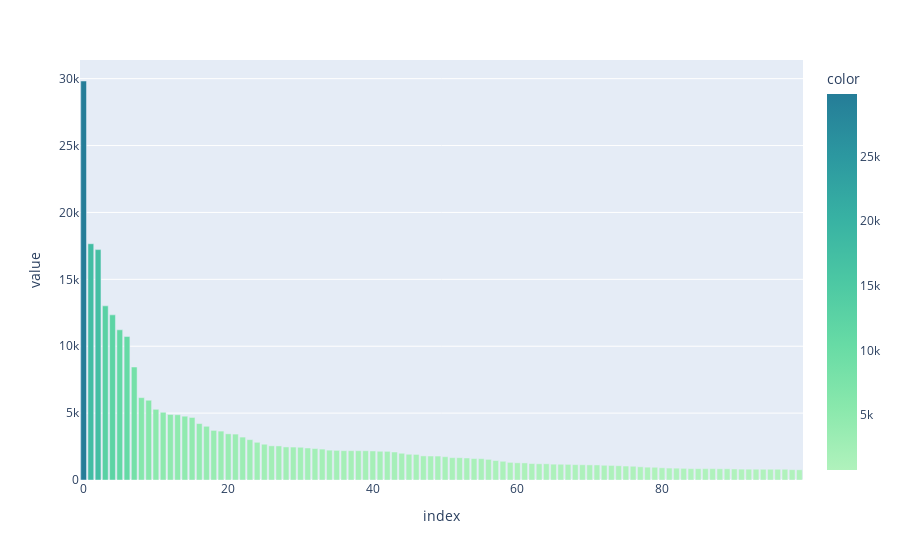

The cell this chart's notebook holds for it:
### Code cell
# Pick the first 100 to show in the long tail chart
import plotly.express as px
fig = px.bar(term_frequencies_sorted[0:100],
             color=term_frequencies_sorted[0:100], color_continuous_scale='tealgrn')
fig.show()

### Figure 1 — Plotly figure (JSON) as saved in the notebook; plotly's stock layout.template omitted (floating-point values rounded to 4 significant figures)
{"data": [{"alignmentgroup": "True", "hovertemplate": "index=%{x}<br>value=%{y}<br>color=%{marker.color}<extra></extra>", "legendgroup": "", "marker": {"color": [29825, 17660, 17222, 13017, 12343, 11226, 10723, 8447, 6157, 5962, 5285, 5063, 4898, 4877, 4769, 4675, 4218, 4015, 3709, 3655, 3453, 3432, 3208, 3020, 2818, 2674, 2556, 2548, 2472, 2464, 2448, 2393, 2353, 2312, 2232, 2216, 2193, 2192, 2191, 2186, 2172, 2148, 2143, 2093, 2000, 1925, 1912, 1802, 1793, 1791, 1742, 1671, 1669, 1645, 1604, 1599, 1543, 1453, 1400, 1318, 1286, 1278, 1230, 1215, 1213, 1184, 1177, 1170, 1151, 1142, 1130, 1127, 1100, 1090, 1068, 1045, 1028, 989, 959, 952, 914, 892, 885, 870, 852, 851, 850, 850, 841, 840, 825, 814, 811, 808, 806, 805, 805, 803, 772, 766], "coloraxis": "coloraxis", "pattern": {"shape": ""}}, "name": "", "offsetgroup": "", "orientation": "v", "showlegend": false, "textposition": "auto", "type": "bar", "x": [0, 1, 2, 3, 4, 5, 6, 7, 8, 9, 10, 11, 12, 13, 14, 15, 16, 17, 18, 19, 20, 21, 22, 23, 24, 25, 26, 27, 28, 29, 30, 31, 32, 33, 34, 35, 36, 37, 38, 39, 40, 41, 42, 43, 44, 45, 46, 47, 48, 49, 50, 51, 52, 53, 54, 55, 56, 57, 58, 59, 60, 61, 62, 63, 64, 65, 66, 67, 68, 69, 70, 71, 72, 73, 74, 75, 76, 77, 78, 79, 80, 81, 82, 83, 84, 85, 86, 87, 88, 89, 90, 91, 92, 93, 94, 95, 96, 97, 98, 99], "xaxis": "x", "y": [29825, 17660, 17222, 13017, 12343, 11226, 10723, 8447, 6157, 5962, 5285, 5063, 4898, 4877, 4769, 4675, 4218, 4015, 3709, 3655, 3453, 3432, 3208, 3020, 2818, 2674, 2556, 2548, 2472, 2464, 2448, 2393, 2353, 2312, 2232, 2216, 2193, 2192, 2191, 2186, 2172, 2148, 2143, 2093, 2000, 1925, 1912, 1802, 1793, 1791, 1742, 1671, 1669, 1645, 1604, 1599, 1543, 1453, 1400, 1318, 1286, 1278, 1230, 1215, 1213, 1184, 1177, 1170, 1151, 1142, 1130, 1127, 1100, 1090, 1068, 1045, 1028, 989, 959, 952, 914, 892, 885, 870, 852, 851, 850, 850, 841, 840, 825, 814, 811, 808, 806, 805, 805, 803, 772, 766], "yaxis": "y"}], "layout": {"barmode": "relative", "coloraxis": {"colorbar": {"title": {"text": "color"}}, "colorscale": [[0, "rgb(176, 242, 188)"], [0.1667, "rgb(137, 232, 172)"], [0.3333, "rgb(103, 219, 165)"], [0.5, "rgb(76, 200, 163)"], [0.6667, "rgb(56, 178, 163)"], [0.8333, "rgb(44, 152, 160)"], [1, "rgb(37, 125, 152)"]]}, "legend": {"tracegroupgap": 0}, "margin": {"t": 60}, "xaxis": {"anchor": "y", "domain": [0, 1], "title": {"text": "index"}}, "yaxis": {"anchor": "x", "domain": [0, 1], "title": {"text": "value"}}}}
